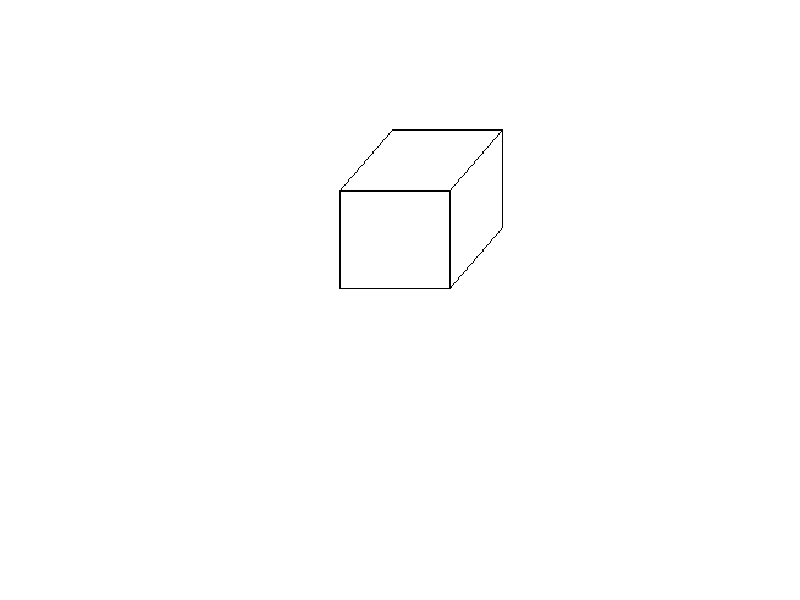

MATLAB code for this plot:
clc
clear all
close all

TelaTotal=uint8(255*ones(400,400,3));

Tamanho=50;
a=80;
b=90;
c=100;

for x=140:140+b
    TelaTotal(200,x,:)=0;
    TelaTotal(200-a,x,:)=0;
end

for y=200:-1:200-a
    TelaTotal(y,140,:)=0;
    TelaTotal(y,140+b,:)=0;
end

x=183;
y1=70;
for y=y1:y1+round(c*cos(pi/3))
    TelaTotal(y,round(x),:)=0;
    TelaTotal(y,round(x+b),:)=0;
    TelaTotal((y+a),round(x+b),:)=0;
    x=x-sin(pi/3);
end

x1=183;
y=70;

for x=x1:x1+b
    TelaTotal(y,x,:)=0;
end

x1=183+b;
y1=150;

for y=y1:-1:y1-a
    TelaTotal(y,x1,:)=0;
end

figure(1)
imshow(TelaTotal);